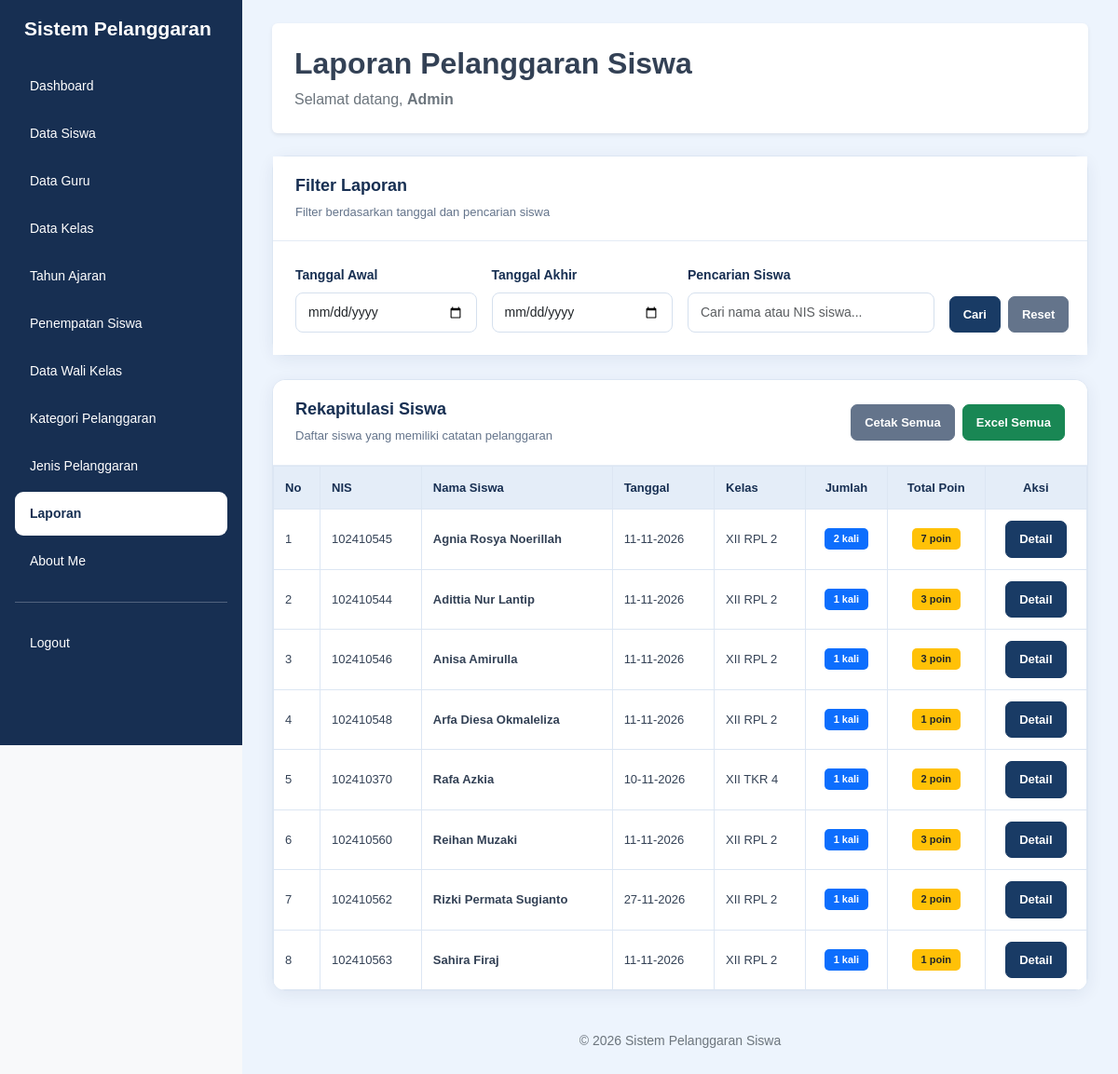
The app's page /laporan.php (signed in) with its own data.
### tables this page shows
CREATE TABLE `t_siswa` (
  `id` int(11) NOT NULL,
  `nis` varchar(30) NOT NULL,
  `nisn` varchar(20) NOT NULL,
  `nama` varchar(150) NOT NULL,
  `jenis_kelamin` char(1) NOT NULL,
  `tanggal_lahir` date NOT NULL,
  `alamat` text NOT NULL,
  `status_aktif` tinyint(1) NOT NULL,
  `created_at` timestamp NOT NULL DEFAULT current_timestamp(),
  `updated_at` timestamp NOT NULL DEFAULT current_timestamp()
);

### laporan.php (the view, shortened to what this page needs)
<?php
include 'config/koneksi.php';
$role = strtolower(trim($_SESSION['role'] ?? ''));
$nama_login = $_SESSION['name'] ?? 'Guru';
$halaman = basename($_SERVER['PHP_SELF']);
$id_kelas_wali = [];
$filter_kelas = "";
$tanggal_awal = $_GET['tanggal_awal'] ?? '';
$tanggal_akhir = $_GET['tanggal_akhir'] ?? '';
$cari_siswa = trim($_GET['cari_siswa'] ?? '');
$filter_tanggal = "";
$filter_siswa = "";
$query_rekap = mysqli_query($koneksi, "
    SELECT
        s.id,
        s.nis,
        s.nama,
        MAX(ps.tanggal) AS tanggal,
        GROUP_CONCAT(
            DISTINCT k.nama
            ORDER BY k.nama
            SEPARATOR ', '
        ) AS nama_kelas,
        COUNT(ps.id) AS jumlah_pelanggaran,
        COALESCE(SUM(p.poin), 0) AS total_poin
    FROM t_pelanggaran_siswa ps
    JOIN t_siswa s ON s.id = ps.siswa_id
    LEFT JOIN t_kelas k ON k.id = ps.kelas_id
    JOIN t_pelanggaran p ON p.id = ps.pelanggaran_id
    WHERE 1 = 1
    $filter_tanggal
    $filter_kelas
    $filter_siswa
    GROUP BY s.id, s.nis, s.nama
    ORDER BY jumlah_pelanggaran DESC, s.nama ASC
");
$parameter_filter = "&tanggal_awal=" . urlencode($tanggal_awal)
    . "&tanggal_akhir=" . urlencode($tanggal_akhir)
    . "&cari_siswa=" . urlencode($cari_siswa);
?>
<!DOCTYPE html>
<html lang="id">
<head>
    <link href="https://cdn.jsdelivr.net/npm/bootstrap@5.3.8/dist/css/bootstrap.min.css" rel="stylesheet">
    <link rel="stylesheet" href="style/style.css">
</head>
<body class="bg-light">
<div class="container-fluid">
    <div class="row">
        <div class="sidebar col-md-3 col-lg-2 position-fixed top-0 start-0 vh-100 p-3 overflow-auto">
            <h4 class="text-white mb-4">
                Sistem Pelanggaran
            </h4>
            <ul class="nav nav-pills flex-column gap-1">
                <li class="nav-item">
                    <a href="dashboard.php"
                       class="nav-link <?= $halaman == 'dashboard.php' ? 'active' : 'text-white'; ?>">
                        Dashboard
                    </a>
                </li>
                <?php if ($role == 'admin') { ?>
                    <li class="nav-item">
                        <a href="data_siswa.php"
                           class="nav-link <?= $halaman == 'data_siswa.php' ? 'active' : 'text-white'; ?>">
                            Data Siswa
                        </a>
                    </li>
                    <li class="nav-item">
                        <a href="data_guru.php"
                           class="nav-link <?= $halaman == 'data_guru.php' ? 'active' : 'text-white'; ?>">
                            Data Guru
                        </a>
                    </li>
                    <li class="nav-item">
                        <a href="data_kelas.php"
                           class="nav-link <?= $halaman == 'data_kelas.php' ? 'active' : 'text-white'; ?>">
                            Data Kelas
                        </a>
                    </li>
                    <li class="nav-item">
                        <a href="data_tahun_ajaran.php"
                           class="nav-link <?= $halaman == 'data_tahun_ajaran.php' ? 'active' : 'text-white'; ?>">
                            Tahun Ajaran
                        </a>
                    </li>
                    <li class="nav-item">
                        <a href="data_penempatan_siswa.php"
                           class="nav-link <?= $halaman == 'data_penempatan_siswa.php' ? 'active' : 'text-white'; ?>">
                            Penempatan Siswa
                        </a>
                    </li>
                    <li class="nav-item">
                        <a href="data_wali_kelas.php"
                           class="nav-link <?= $halaman == 'data_wali_kelas.php' ? 'active' : 'text-white'; ?>">
                            Data Wali Kelas
                        </a>
                    </li>
                    <li class="nav-item">
                        <a href="data_kategori_pelanggaran.php"
                           class="nav-link <?= $halaman == 'data_kategori_pelanggaran.php' ? 'active' : 'text-white'; ?>">
                            Kategori Pelanggaran
                        </a>
                    </li>
                    <li class="nav-item">
                        <a href="data_jenis_pelanggaran.php"
                           class="nav-link <?= $halaman == 'data_jenis_pelanggaran.php' ? 'active' : 'text-white'; ?>">
                            Jenis Pelanggaran
                        </a>
                    </li>
                <?php } ?>
                <?php if ($role == 'admin' || ($role == 'guru' && count($id_kelas_wali) > 0)) { ?>
                    <li class="nav-item">
                        <a href="laporan.php"
                           class="nav-link <?= $halaman == 'laporan.php' ? 'active' : 'text-white'; ?>">
                            Laporan
                        </a>
                    </li>
                <?php } ?>
                <li class="nav-item">
                    <a href="about_me.php"
                       class="nav-link <?= $halaman == 'about_me.php' ? 'active' : 'text-white'; ?>">
                        About Me
                    </a>
                </li>
                <hr class="border-white">
                <li class="nav-item">
                    <a href="logout.php" class="nav-link text-white">
                        Logout
                    </a>
                </li>
            </ul>
        </div>
        <main class="content-main">
            <div class="page-content">
                <div class="bg-white rounded shadow-sm p-4 mb-4">
                    <h2 class="fw-bold">
                        Laporan Pelanggaran Siswa
                    </h2>
                    <p class="text-secondary mb-0">
                        Selamat datang,
                        <b><?= htmlspecialchars($nama_login); ?></b>
                    </p>
                </div>
                <div class="card-data filter-card mb-4"
                     style="overflow: visible !important; position: relative; z-index: 10;">
                    <div class="card-header">
                        <div class="card-header-content">
                            <div class="card-title">
                                <h5>Filter Laporan</h5>
                                <p>Filter berdasarkan tanggal dan pencarian siswa</p>
                            </div>
                        </div>
                    </div>
                    <div class="card-body" style="overflow: visible !important;">
                        <form method="GET" action="laporan.php"
                              class="row g-3 align-items-end">
                            <div class="col-md-3">
                                <label class="form-label">Tanggal Awal</label>
                                <input type="date"
                                       name="tanggal_awal"
                                       class="form-control"
                                       value="<?= htmlspecialchars($tanggal_awal); ?>">
                            </div>
                            <div class="col-md-3">
                                <label class="form-label">Tanggal Akhir</label>
                                <input type="date"
                                       name="tanggal_akhir"
                                       class="form-control"
                                       value="<?= htmlspecialchars($tanggal_akhir); ?>">
                            </div>
                            <div class="col-md-4">
                                <label class="form-label">Pencarian Siswa</label>
                                <div style="position: relative;">
                                    <input type="text"
                                           name="cari_siswa"
                                           id="cari_siswa"
                                           class="form-control"
                                           placeholder="Cari nama atau NIS siswa..."
                                           value="<?= htmlspecialchars($cari_siswa); ?>"
                                           autocomplete="off">
                                </div>
                            </div>
                            <div class="col-md-2 d-flex gap-2">
                                <button type="submit" class="btn btn-primary">
                                    Cari
                                </button>
                                <a href="laporan.php" class="btn btn-secondary">
                                    Reset
                                </a>
                            </div>
                        </form>
                    </div>
                </div>
                <div class="card-data rekap-card mb-4">
                    <div class="card-header">
                        <div class="card-header-content">
                            <div class="card-title">
                                <h5>Rekapitulasi Siswa</h5>
                                <p>Daftar siswa yang memiliki catatan pelanggaran</p>
                            </div>
                            <div class="card-actions no-print">
                                <button type="button"
                                        class="btn btn-secondary"
                                        onclick="cetakLaporan('semua')">
                                    Cetak Semua
                                </button>
                                <a href="laporan.php?export=excel&jenis=semua<?= $parameter_filter; ?>"
                                   class="btn btn-success">
                                    Excel Semua
                                </a>
                            </div>
                        </div>
                    </div>
                    <div class="table-responsive">
                        <table class="table table-hover table-bordered">
                            <thead>
                                <tr>
                                    <th width="50">No</th>
                                    <th>NIS</th>
                                    <th>Nama Siswa</th>
                                    <th>Tanggal</th>
                                    <th>Kelas</th>
                                    <th class="text-center">Jumlah</th>
                                    <th class="text-center">Total Poin</th>
                                    <th class="text-center">Aksi</th>
                                </tr>
                            </thead>
                            <tbody>
                                <?php
                                $no = 1;
                                if (mysqli_num_rows($query_rekap) > 0) {
                                    while ($rekap = mysqli_fetch_assoc($query_rekap)) {
                                ?>
                                    <tr>
                                        <td><?= $no++; ?></td>
                                        <td><?= htmlspecialchars($rekap['nis']); ?></td>
                                        <td class="fw-semibold"><?= htmlspecialchars($rekap['nama']); ?></td>
                                        <td>
                                            <?= !empty($rekap['tanggal']) ? date('d-m-Y', strtotime($rekap['tanggal'])) : '-'; ?>
                                        </td>
                                        <td><?= htmlspecialchars($rekap['nama_kelas'] ?? '-'); ?></td>
                                        <td class="text-center">
                                            <span class="badge bg-primary">
                                                <?= $rekap['jumlah_pelanggaran']; ?> kali
                                            </span>
                                        </td>
                                        <td class="text-center">
                                            <span class="badge bg-warning text-dark">
                                                <?= $rekap['total_poin']; ?> poin
                                            </span>
                                        </td>
                                        <td class="text-center">
                                            <a href="laporan.php?siswa_id=<?= $rekap['id']; ?><?= $parameter_filter; ?>#detail-laporan"
                                               class="btn btn-primary btn-sm">
                                                Detail
                                            </a>
                                        </td>
                                    </tr>
                                <?php
                                    }
                                } ?>
                            </tbody>
                        </table>
                    </div>
                </div>
                <div class="text-center text-secondary py-3">
                    <small>© 2026 Sistem Pelanggaran Siswa</small>
                </div>
            </div>
        </main>
    </div>
</div>
</body>
</html>

### records on screen
t_siswa: nis "102410545", nama "Agnia Rosya Noerillah", tanggal "11-11-2026", nama_kelas "XII RPL 2", jumlah_pelanggaran "2", total_poin "7"
t_siswa: nis "102410544", nama "Adittia Nur Lantip", tanggal "11-11-2026", nama_kelas "XII RPL 2", jumlah_pelanggaran "1", total_poin "3"
t_siswa: nis "102410546", nama "Anisa Amirulla", tanggal "11-11-2026", nama_kelas "XII RPL 2", jumlah_pelanggaran "1", total_poin "3"
t_siswa: nis "102410548", nama "Arfa Diesa Okmaleliza", tanggal "11-11-2026", nama_kelas "XII RPL 2", jumlah_pelanggaran "1", total_poin "1"
t_siswa: nis "102410370", nama "Rafa Azkia", tanggal "10-11-2026", nama_kelas "XII TKR 4", jumlah_pelanggaran "1", total_poin "2"
t_siswa: nis "102410560", nama "Reihan Muzaki", tanggal "11-11-2026", nama_kelas "XII RPL 2", jumlah_pelanggaran "1", total_poin "3"
t_siswa: nis "102410562", nama "Rizki Permata Sugianto", tanggal "27-11-2026", nama_kelas "XII RPL 2", jumlah_pelanggaran "1", total_poin "2"
t_siswa: nis "102410563", nama "Sahira Firaj", tanggal "11-11-2026", nama_kelas "XII RPL 2", jumlah_pelanggaran "1", total_poin "1"

### other values on screen
$nama_login "Admin"
